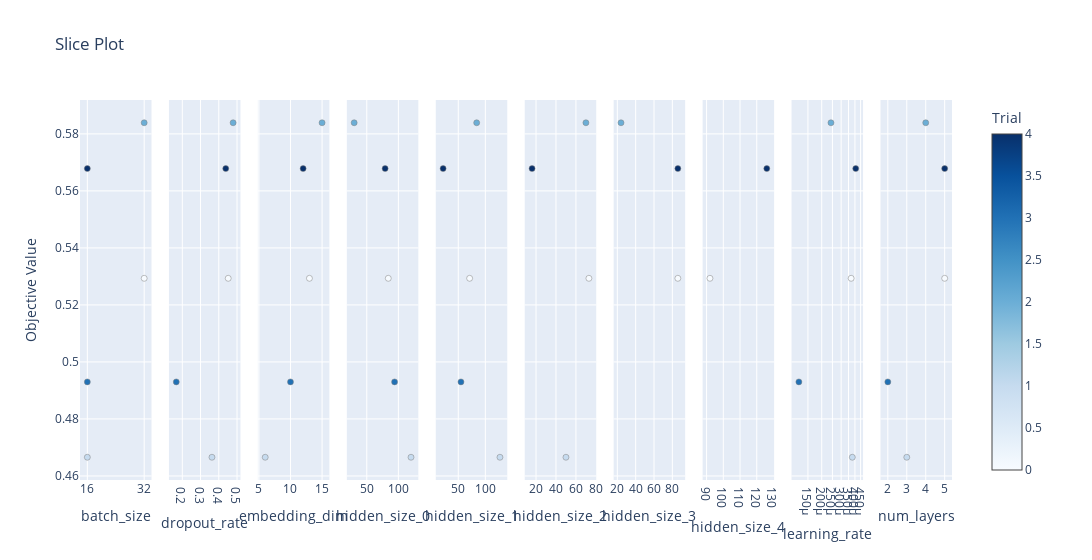

Notebook code for this chart:
### Code cell
# Slice Plot
plot_slice(study).show()

### Figure 1 — Plotly figure (JSON) as saved in the notebook; plotly's stock layout.template omitted (floating-point values rounded to 4 significant figures)
{"data": [{"marker": {"color": [0, 1, 2, 3, 4], "colorbar": {"title": {"text": "Trial"}, "x": 1, "xpad": 40}, "colorscale": [[0, "rgb(247,251,255)"], [0.125, "rgb(222,235,247)"], [0.25, "rgb(198,219,239)"], [0.375, "rgb(158,202,225)"], [0.5, "rgb(107,174,214)"], [0.625, "rgb(66,146,198)"], [0.75, "rgb(33,113,181)"], [0.875, "rgb(8,81,156)"], [1, "rgb(8,48,107)"]], "line": {"color": "Grey", "width": 0.5}, "showscale": true}, "mode": "markers", "name": "Feasible Trial", "showlegend": false, "type": "scatter", "x": [32, 16, 32, 16, 16], "xaxis": "x", "y": [0.5293, 0.4666, 0.5839, 0.493, 0.5678], "yaxis": "y"}, {"marker": {"color": [0, 1, 2, 3, 4], "colorbar": {"title": {"text": "Trial"}, "x": 1, "xpad": 40}, "colorscale": [[0, "rgb(247,251,255)"], [0.125, "rgb(222,235,247)"], [0.25, "rgb(198,219,239)"], [0.375, "rgb(158,202,225)"], [0.5, "rgb(107,174,214)"], [0.625, "rgb(66,146,198)"], [0.75, "rgb(33,113,181)"], [0.875, "rgb(8,81,156)"], [1, "rgb(8,48,107)"]], "line": {"color": "Grey", "width": 0.5}, "showscale": false}, "mode": "markers", "name": "Feasible Trial", "showlegend": false, "type": "scatter", "x": [0.4517, 0.3626, 0.4786, 0.1669, 0.4383], "xaxis": "x2", "y": [0.5293, 0.4666, 0.5839, 0.493, 0.5678], "yaxis": "y2"}, {"marker": {"color": [0, 1, 2, 3, 4], "colorbar": {"title": {"text": "Trial"}, "x": 1, "xpad": 40}, "colorscale": [[0, "rgb(247,251,255)"], [0.125, "rgb(222,235,247)"], [0.25, "rgb(198,219,239)"], [0.375, "rgb(158,202,225)"], [0.5, "rgb(107,174,214)"], [0.625, "rgb(66,146,198)"], [0.75, "rgb(33,113,181)"], [0.875, "rgb(8,81,156)"], [1, "rgb(8,48,107)"]], "line": {"color": "Grey", "width": 0.5}, "showscale": false}, "mode": "markers", "name": "Feasible Trial", "showlegend": false, "type": "scatter", "x": [13, 6, 15, 10, 12], "xaxis": "x3", "y": [0.5293, 0.4666, 0.5839, 0.493, 0.5678], "yaxis": "y3"}, {"marker": {"color": [0, 1, 2, 3, 4], "colorbar": {"title": {"text": "Trial"}, "x": 1, "xpad": 40}, "colorscale": [[0, "rgb(247,251,255)"], [0.125, "rgb(222,235,247)"], [0.25, "rgb(198,219,239)"], [0.375, "rgb(158,202,225)"], [0.5, "rgb(107,174,214)"], [0.625, "rgb(66,146,198)"], [0.75, "rgb(33,113,181)"], [0.875, "rgb(8,81,156)"], [1, "rgb(8,48,107)"]], "line": {"color": "Grey", "width": 0.5}, "showscale": false}, "mode": "markers", "name": "Feasible Trial", "showlegend": false, "type": "scatter", "x": [84, 120, 30, 94, 79], "xaxis": "x4", "y": [0.5293, 0.4666, 0.5839, 0.493, 0.5678], "yaxis": "y4"}, {"marker": {"color": [0, 1, 2, 3, 4], "colorbar": {"title": {"text": "Trial"}, "x": 1, "xpad": 40}, "colorscale": [[0, "rgb(247,251,255)"], [0.125, "rgb(222,235,247)"], [0.25, "rgb(198,219,239)"], [0.375, "rgb(158,202,225)"], [0.5, "rgb(107,174,214)"], [0.625, "rgb(66,146,198)"], [0.75, "rgb(33,113,181)"], [0.875, "rgb(8,81,156)"], [1, "rgb(8,48,107)"]], "line": {"color": "Grey", "width": 0.5}, "showscale": false}, "mode": "markers", "name": "Feasible Trial", "showlegend": false, "type": "scatter", "x": [71, 127, 84, 55, 22], "xaxis": "x5", "y": [0.5293, 0.4666, 0.5839, 0.493, 0.5678], "yaxis": "y5"}, {"marker": {"color": [0, 1, 2, 4], "colorbar": {"title": {"text": "Trial"}, "x": 1, "xpad": 40}, "colorscale": [[0, "rgb(247,251,255)"], [0.125, "rgb(222,235,247)"], [0.25, "rgb(198,219,239)"], [0.375, "rgb(158,202,225)"], [0.5, "rgb(107,174,214)"], [0.625, "rgb(66,146,198)"], [0.75, "rgb(33,113,181)"], [0.875, "rgb(8,81,156)"], [1, "rgb(8,48,107)"]], "line": {"color": "Grey", "width": 0.5}, "showscale": false}, "mode": "markers", "name": "Feasible Trial", "showlegend": false, "type": "scatter", "x": [73, 50, 70, 16], "xaxis": "x6", "y": [0.5293, 0.4666, 0.5839, 0.5678], "yaxis": "y6"}, {"marker": {"color": [0, 2, 4], "colorbar": {"title": {"text": "Trial"}, "x": 1, "xpad": 40}, "colorscale": [[0, "rgb(247,251,255)"], [0.125, "rgb(222,235,247)"], [0.25, "rgb(198,219,239)"], [0.375, "rgb(158,202,225)"], [0.5, "rgb(107,174,214)"], [0.625, "rgb(66,146,198)"], [0.75, "rgb(33,113,181)"], [0.875, "rgb(8,81,156)"], [1, "rgb(8,48,107)"]], "line": {"color": "Grey", "width": 0.5}, "showscale": false}, "mode": "markers", "name": "Feasible Trial", "showlegend": false, "type": "scatter", "x": [86, 24, 86], "xaxis": "x7", "y": [0.5293, 0.5839, 0.5678], "yaxis": "y7"}, {"marker": {"color": [0, 4], "colorbar": {"title": {"text": "Trial"}, "x": 1, "xpad": 40}, "colorscale": [[0, "rgb(247,251,255)"], [0.125, "rgb(222,235,247)"], [0.25, "rgb(198,219,239)"], [0.375, "rgb(158,202,225)"], [0.5, "rgb(107,174,214)"], [0.625, "rgb(66,146,198)"], [0.75, "rgb(33,113,181)"], [0.875, "rgb(8,81,156)"], [1, "rgb(8,48,107)"]], "line": {"color": "Grey", "width": 0.5}, "showscale": false}, "mode": "markers", "name": "Feasible Trial", "showlegend": false, "type": "scatter", "x": [92, 126], "xaxis": "x8", "y": [0.5293, 0.5678], "yaxis": "y8"}, {"marker": {"color": [0, 1, 2, 3, 4], "colorbar": {"title": {"text": "Trial"}, "x": 1, "xpad": 40}, "colorscale": [[0, "rgb(247,251,255)"], [0.125, "rgb(222,235,247)"], [0.25, "rgb(198,219,239)"], [0.375, "rgb(158,202,225)"], [0.5, "rgb(107,174,214)"], [0.625, "rgb(66,146,198)"], [0.75, "rgb(33,113,181)"], [0.875, "rgb(8,81,156)"], [1, "rgb(8,48,107)"]], "line": {"color": "Grey", "width": 0.5}, "showscale": false}, "mode": "markers", "name": "Feasible Trial", "showlegend": false, "type": "scatter", "x": [0.0003695, 0.0003789, 0.0002425, 0.0001242, 0.0004066], "xaxis": "x9", "y": [0.5293, 0.4666, 0.5839, 0.493, 0.5678], "yaxis": "y9"}, {"marker": {"color": [0, 1, 2, 3, 4], "colorbar": {"title": {"text": "Trial"}, "x": 1, "xpad": 40}, "colorscale": [[0, "rgb(247,251,255)"], [0.125, "rgb(222,235,247)"], [0.25, "rgb(198,219,239)"], [0.375, "rgb(158,202,225)"], [0.5, "rgb(107,174,214)"], [0.625, "rgb(66,146,198)"], [0.75, "rgb(33,113,181)"], [0.875, "rgb(8,81,156)"], [1, "rgb(8,48,107)"]], "line": {"color": "Grey", "width": 0.5}, "showscale": false}, "mode": "markers", "name": "Feasible Trial", "showlegend": false, "type": "scatter", "x": [5, 3, 4, 2, 5], "xaxis": "x10", "y": [0.5293, 0.4666, 0.5839, 0.493, 0.5678], "yaxis": "y10"}], "layout": {"title": {"text": "Slice Plot"}, "width": 3000, "xaxis": {"anchor": "y", "categoryarray": [16, 32, 64], "categoryorder": "array", "domain": [0, 0.082], "title": {"text": "batch_size"}, "type": "category"}, "xaxis10": {"anchor": "y10", "domain": [0.918, 1.0], "title": {"text": "num_layers"}}, "xaxis2": {"anchor": "y2", "domain": [0.102, 0.184], "title": {"text": "dropout_rate"}}, "xaxis3": {"anchor": "y3", "domain": [0.204, 0.286], "title": {"text": "embedding_dim"}}, "xaxis4": {"anchor": "y4", "domain": [0.306, 0.388], "title": {"text": "hidden_size_0"}}, "xaxis5": {"anchor": "y5", "domain": [0.408, 0.49], "title": {"text": "hidden_size_1"}}, "xaxis6": {"anchor": "y6", "domain": [0.51, 0.592], "title": {"text": "hidden_size_2"}}, "xaxis7": {"anchor": "y7", "domain": [0.612, 0.694], "title": {"text": "hidden_size_3"}}, "xaxis8": {"anchor": "y8", "domain": [0.714, 0.796], "title": {"text": "hidden_size_4"}}, "xaxis9": {"anchor": "y9", "domain": [0.816, 0.898], "title": {"text": "learning_rate"}, "type": "log"}, "yaxis": {"anchor": "x", "domain": [0, 1], "title": {"text": "Objective Value"}}, "yaxis10": {"anchor": "x10", "domain": [0, 1], "matches": "y", "showticklabels": false}, "yaxis2": {"anchor": "x2", "domain": [0, 1], "matches": "y", "showticklabels": false}, "yaxis3": {"anchor": "x3", "domain": [0, 1], "matches": "y", "showticklabels": false}, "yaxis4": {"anchor": "x4", "domain": [0, 1], "matches": "y", "showticklabels": false}, "yaxis5": {"anchor": "x5", "domain": [0, 1], "matches": "y", "showticklabels": false}, "yaxis6": {"anchor": "x6", "domain": [0, 1], "matches": "y", "showticklabels": false}, "yaxis7": {"anchor": "x7", "domain": [0, 1], "matches": "y", "showticklabels": false}, "yaxis8": {"anchor": "x8", "domain": [0, 1], "matches": "y", "showticklabels": false}, "yaxis9": {"anchor": "x9", "domain": [0, 1], "matches": "y", "showticklabels": false}}}
